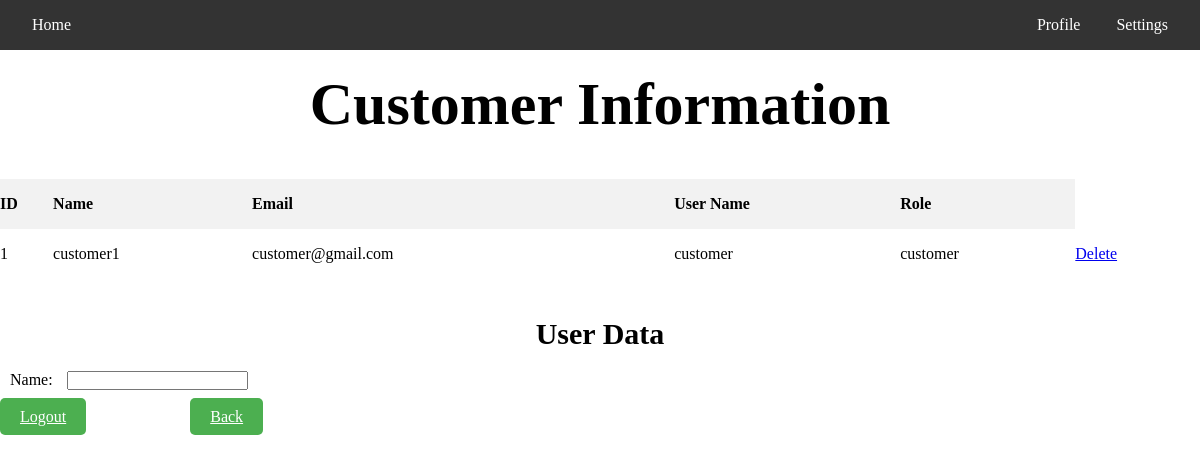
The app's page /view/customer_info.php (signed in) with its own data.
### tables this page shows
CREATE TABLE `customer` (
  `customer_Id` int(100) NOT NULL,
  `name` varchar(100) NOT NULL,
  `email` varchar(200) NOT NULL,
  `phone` varchar(100) NOT NULL,
  `username` varchar(200) NOT NULL,
  `password` varchar(200) NOT NULL,
  `role` varchar(200) NOT NULL DEFAULT 'customer',
  `service_plan` varchar(100) NOT NULL,
  `payment_method` varchar(100) NOT NULL,
  `inst_address` varchar(200) NOT NULL,
  `inst_Data` varchar(100) NOT NULL,
  `picture` text NOT NULL
);

### model/db.php (called while the page is built, shortened)
<?php
class myDB {
    function CustomerShowAll($connectionObject){
        $sql = "SELECT * FROM customer";
        $resutlts = $connectionObject->query($sql);
        return $resutlts;
    }
}
?>

### control/customer_showUser_control.php (the view)
<?php
echo "<h1>Customer Information</h1>";
        $mydb = new myDB();
        $conobj = $mydb->openCon();
        $results =$mydb->CustomerShowAll($conobj);
        if ($results->num_rows > 0) {
            echo "<table class='show_table'>";
            echo "<thead>
                    <tr class='table_head'>
                         <th>ID</th>
                        <th>Name</th>
                        <th>Email</th>
                        <th>User Name</th>
                        <th>Role</th>
                    </tr>
                </thead>";
            echo "<tbody>";
            foreach ($results as $data) {
                echo "<tr class='table_row'>";
                echo "<td>" . $data['customer_Id'] . "</td>";
                echo "<td>" . $data['name'] . "</td>";
                echo "<td>" . $data['email'] . "</td>";
                echo "<td>" . $data['username'] . "</td>";
                echo "<td>" . $data['role'] . "</td>";
                echo "<td><a href='../control/customer_delete_control.php?id=" . $data["customer_Id"] . "'>Delete</a></td>";
                echo "</tr>";
            }
            echo "</tbody>";
            echo "</table>";
        } else {
            echo "No records found.";
        }
?>

### styles/styles.css (style rules this page uses)
* { margin: 0px; padding: 0px; }
h1 { display: flex; justify-content: center; align-items: center; font-size: 60px; padding: 20px; }
.show_table { border-collapse: collapse; width: 100%; margin-top: 20px; height: 100px; }
.table_head { background-color: #f2f2f2; color: black; text-align: left; font-size: 16px; height: 50px; }

### records on screen
customer: customer_Id "1", name "customer1", email "customer@gmail.com", username "customer", role "customer"
